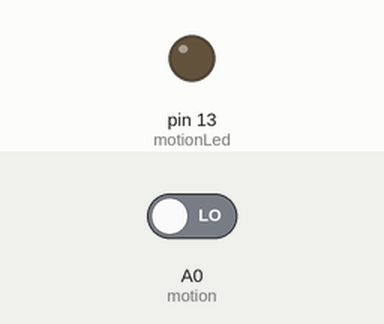
Recording of a sketch running on a simulated Arduino Uno, built with avr-gcc and run on an emulated ATmega328P. Parts: output pins drawn as LEDs (lit = HIGH). Inputs (shaded band) come from the test bench; at power-on: A0 (motion) LOW.

Above: at 1.2 s.
1.3 s: A0 (motion) driven HIGH
At 2.5 s:
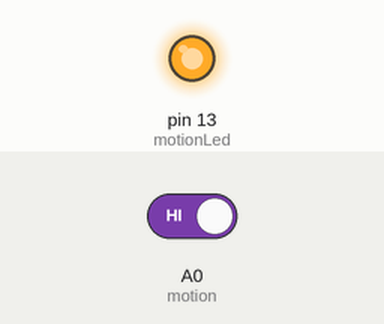
2.8 s: A0 (motion) driven LOW
At 3.8 s:
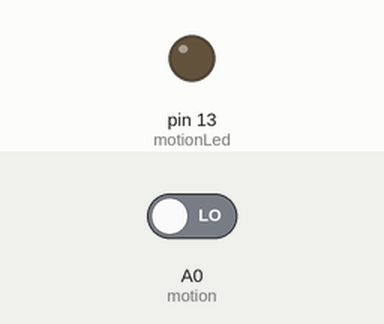
Timing chart, 0 to 5.8 s (numbered marks = the images above; inputs shaded):
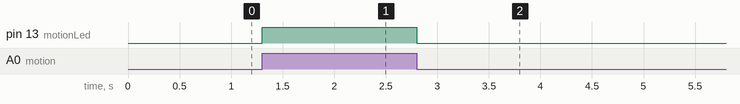

Measured:
- after the input at 1.3 s, pin 13 (motionLed): LOW → HIGH at once
- after the input at 2.8 s, pin 13 (motionLed): HIGH → LOW at once

The sketch:

motion_sensor.ino
```cpp
//Simple sketch by Eli Glass 7-3-13
//Simple led on/off with moiton sensor program
//Ok we need to declare the variables and pins.
//i have no variables but need to declare the pin the
//led is plugged into and the pin the motion sensor is on
//change the pin number to match what pins you use on your arduino
int motion = A0;
int motionLed = 13;

void setup() {
//ok i need to state what each pin will be doing. the led pin will
//be an output and the motion pin will be an input.
  pinMode(motion, INPUT);
  pinMode(motionLed, OUTPUT);
}

void loop()
{
  //what will happen in the sketch
  //if motion is detected we want to turn the led light on
  //if no motion is detected turn the led off
  //you also need to declare a variable to hold the sensor data
  long sensor = digitalRead(motion);
  //then the if statement to control the led
  if(sensor == HIGH){
     digitalWrite (motionLed, HIGH);
   }
   else
   {
      digitalWrite (motionLed, LOW);
   }

}
```
